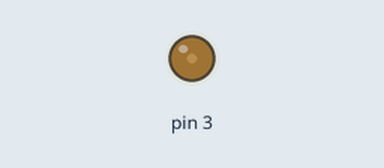
A sketch run on a simulated Arduino Uno, built with avr-gcc and run on an emulated ATmega328P. Shown: output pins drawn as LEDs (lit = HIGH).

Above: at 0.05 s.
At 0.15 s:
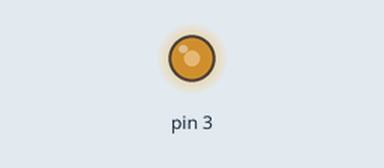
At 0.25 s:
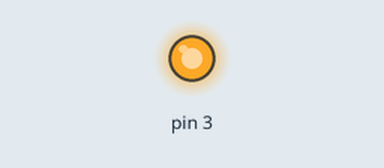
Timing chart, 0 to 3.0 s (numbered marks = the images above):
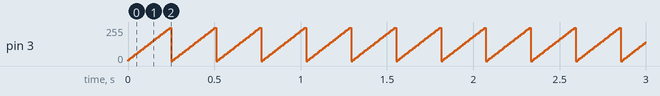

Measured:
- by itself, pin 3: ramps from 0/255 to 250/255 and jumps back, once every 0.26 s

The sketch:

AnalogRamp.ino
```cpp
//sends an alternating signal to the serial port

int i, upper, lower = 0;

void setup() {
  Serial.begin(9600);
}

void loop() {
  if (i < 250) {
    i+=10;
  }
  else {
    i = 0;
  }
  analogWrite(3, i);
  delay(10);

  //Serial.print(i);
}
```
